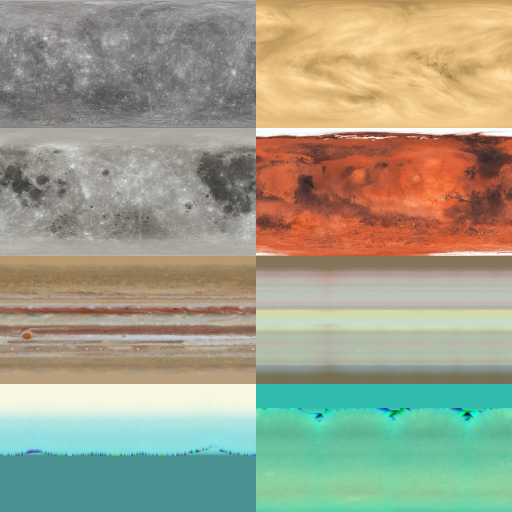
#> input picture src/TianWen.UI.Abstractions/Resources/planet-textures.png, 512 x 512 px
$ python check_views.py ../../src/TianWen.UI.Abstractions/Resources
#> lines starting #> are read from the running program, lines starting #| are printed output that depends on the picture
"""Measure every rendered gallery view for the ways a card has actually gone wrong.

    python check_views.py <img dir> [--json out.json]

Every failure this looks for cost a human noticing that a picture looked off, which is the slowest
feedback loop this pipeline has. None of them is visible in a thumbnail and all of them are obvious
in a statistic, so they are checked by measurement and never by eye -- the same rule the skill states
for judging a card at all.

It reports and does not fix. A flagged card is a question ("why is this one teal?"), and answering it
belongs upstream in a verb, never here: nothing in this file touches a pixel of the product.

THE CHECKS, each with the incident behind it:

* **flat**       A channel with almost no variance. The gallery once published solid cyan, blue,
                 green and red rectangles: `Float16Staged` masters are written in ADU and `image
                 render` divided by the wrong scale, so a whole frame clipped to one corner of the
                 colour cube (#50). A real astronomical frame has structure everywhere.
* **blown**      Saturated pixels over a whole-frame fraction. A stretch that clips the top end
                 destroys exactly the stars a viewer checks focus on, and the mean stays plausible.
* **cast**       One channel far from the other two. Two different causes, both real: no WCS means
                 no SPCC, so the render falls back to sky-background white balance and leaves the
                 signal on the raw OSC balance (Rho Ophiuchi came out uniformly green); and a
                 dual-narrowband master is rank-deficient, because G and B both carry OIII and SPCC
                 has no honest curve for it (#51). The check cannot tell these apart on ONE view --
                 it says WHICH channel and by how much. **The row's filter does NOT settle it**, and
                 believing it did is the mistake documented under `crushed` below.
* **crushed**    A channel black in the ENHANCED half that the RAW half still carries. The one check
                 here that is a hard failure rather than a matter of degree, and the last one added,
                 because for two passes a filter name talked this script out of looking: flagged
                 cards were annotated "narrowband, #51, not a render fault" on the strength of the
                 header alone while the raw half of every one of them was neutral. Rank-deficiency
                 is a property of the DATA and appears in BOTH halves of a card. Five of 139 cards
                 were losing red entirely to a Linked stretch over a narrowband SPCC triple.
* **edge**      A border band darker or brighter than the interior. The partial-coverage ramp that
                 the crop is supposed to remove: the edge walk REFUSES an edge whose band never
                 settles, and a refusal keeps the ramp, which a background model then fits.
* **sky**        The SKY's colour, apart from the frame's: the spread of its channel medians, the sky
                 being the darkest blocks by block median. `cast` reads the whole frame and so a nebula's
                 colour too; this reads only what should be neutral. The faults it was written for: a
                 3 nm eta Car rendered as a red sheet (the background scan measured the nebula), magenta
                 stars over a grey sky (SCNR on unbalanced colour), and a teal sky round dust shadows on
                 an uncalibrated master (no flats, no bias: a DATA limit, which this names and cannot fix).
                 On the enhanced view only, the one whose background was corrected.
* **vignette**   Dark corners left in the RAW view, which is the master as calibrated: a CANDIDATE that the
                 flat did not fit the optical train, or that there was none. Read against the edge
                 midpoints, never the centre where the target is. It reads the STRETCHED view, where a
                 small linear residual near the black point looks large, so a flag is confirmed on the
                 linear master before anything is said about the flat (see the threshold's note).
* **speck**      Pixels with one channel pinned high beside one near black, counted at FULL
                 resolution. An interior NaN in the master renders as a blue-and-yellow blob; 1,853
                 of them sat on the Trapezium of the Great Orion master and the USER found it, not
                 this file. Nothing else here could: it is 0.02 percent of the frame, so `blown`
                 (a whole-frame fraction) and `cast` (a whole-frame mean) are both blind to it,
                 `edge` only inspects the four borders, and the shared thumbnail the other checks
                 work from averages the speck into the bright core it sits on.

The thresholds are deliberately loose. This is a net for gross failures that should never ship, not
a judgement of whether a picture is good -- a card that trips nothing can still be dull, and a card
that trips `cast` can still be correct.
"""
import json
import os
import sys

import numpy as np
from PIL import Image

# A channel flatter than this, in 0-255 display units, is not a photograph of the sky.
FLAT_STD = 3.0
# Saturated pixels as a fraction of the frame. A real star field saturates a handful of cores.
BLOWN_FRACTION = 0.02
# How far one channel's mean may sit from the mean of the other two, relative to the overall mean.
CAST_RATIO = 0.45
# Border band width as a fraction of the short edge, and how far its median may sit from the
# interior's, in units of the interior's own standard deviation.
EDGE_BAND = 0.03
EDGE_SIGMA = 1.5
# Band noise over the noise of the strip just inside it. MEASURED over the 139-card store's 556 raw
# edges: median 1.00, p90 1.11, p99 1.25, max 1.44. The strip a human saw (V1045 Ori, left) reads
# 1.38; the floor sits at the p99, and everything it admits gets looked at.
EDGE_NOISE_RATIO = 1.25
# Interior-step (mosaic seam) detection. The window is a fraction of the axis; a step is flagged when
# it stands this many times above the typical step of the same size AND clears an absolute floor in
# display levels, so a quiet frame cannot make one out of its own noise.
#
# BOTH NUMBERS ARE MEASURED OVER THE 139-CARD STORE, not chosen. The one real mosaic in it (the
# ASI585 SMC, whose panels differ enough that the union canvas is a bright strip beside a dim one)
# sits at 130x and 87 levels. The next fourteen cards land between 7x and 16x at 7 to 17 levels, and
# every one of them is a BRIGHT CORE rather than a seam -- Orion, the Lagoon, eta Car -- where the
# column median climbs steeply over a few columns. So the gap is 130x against 16x and 87 levels
# against 17, and the thresholds sit in it with a factor of four to spare either way.
#
# Calibrated against ONE positive, which is weak, and that is worth knowing: if a second mosaic ever
# lands in a store, re-measure rather than assume these still separate.
BAND_WINDOW = 0.02
BAND_STEP_RATIO = 30.0
BAND_MIN_LEVELS = 30.0

# Impossible-colour ("speck") bounds: one channel pinned above SPECK_HIGH beside one below SPECK_LOW.
# See impossible_colour_pixels for why these separate, and for the 278-view measurement behind the 50.
SPECK_HIGH = 200
SPECK_LOW = 55
SPECK_MIN_PIXELS = 50

# Judged on a downscaled copy: MOST failures are whole-frame properties, and a 4000 px card costs a
# second a channel to no purpose. The speck check is the exception and reads full resolution.
WORK_EDGE = 900

# The SKY's colour, which `cast` cannot see: cast is a whole-frame mean, and a nebula-filled frame is
# coloured there by its nebula, correctly. The sky is the blocks whose median luma lies between the 5th
# and 25th percentile, chosen by BLOCK median and never by pixel: a pixel picked for being dark is dark
# partly by its own noise, and luma weights green most, so a per-pixel choice reads green low on any
# noisy frame (it put three narrowband cards at twice their real spread). The spread is max - min of the
# sky's channel medians over their mean.
#
# JUDGED ON THE ENHANCED VIEW ONLY, which is gradient-corrected: a raw view's sky carries the master's
# light-pollution gradient by design (the M42 ASI294MC raw half reads 1.23 and its enhanced half 0.05).
# MEASURED over the 194-card 2026-09-29-full store after the render fixes of #1517 and #1520: enhanced
# p50 0.080, p90 0.205, p99 0.322, and the highest of the population 0.33, a 24 mm Milky Way field whose
# darkest blocks are still starlight. The faults this exists for read far above: the red eta Car 1.37
# to 1.44, the uncalibrated Helix 0.81 to 1.04. 0.40 sits between with room either way.
SKY_BLOCK = 16
SKY_CHROMA = 0.40

# Residual VIGNETTING on the raw view, which is the master as calibrated: the sky in the four corners
# against the sky at the four edge midpoints, as a deficit of the latter. Corners against edges and never
# against the centre, where the target sits (a Lagoon with its own same-night flat read +0.6 against the
# centre). A flat that fits the optical train leaves almost nothing; one that does not leaves the vignette.
# MEASURED over the same store, in DISPLAY units: flats whose train the header cards prove, 147 masters,
# p50 +0.010, p90 +0.077, max +0.145; flats proven by the capture date alone, 29, max +0.965; no flat, 18,
# p50 +0.157. 0.20 sits above every card-proven flat.
#
# A FLAG IS A CANDIDATE, NOT A VERDICT. The stretch amplifies a residual near the black point, so the
# display number is not the flat's error. On the LINEAR masters (corners against edge midpoints, the
# empty ring out): the ASI294MC Orion M42 RGB that reads +0.965 here leaves +0.048, about three times a
# card-proven flat's +0.010 to +0.016 and half of the same night's flatless ASI294MM (+0.103); the
# ASI294MC Rosette that reads +0.28 here leaves +0.006, as good as any. Reading +0.965 as "the flat
# corrects nothing" was this check's first published mistake (#484).
VIGNETTE_DEFICIT = 0.20


# [28 lines left out: functions corner_deficit, sky_colour, not called in this run]


def measure(path):
    im = Image.open(path).convert("RGB")
#> im is the input picture: PIL image 512x512 RGB; mean R, G, B 158.7, 159.8, 137.5
    im.thumbnail((WORK_EDGE, WORK_EDGE), Image.LANCZOS)
    a = np.asarray(im).astype(np.float32)
    h, w, _ = a.shape
    ch = {n: a[..., i] for i, n in enumerate("RGB")}
#> ch = 3 items

    flags = []
    means = {n: float(c.mean()) for n, c in ch.items()}
#> means = {'R': 158.7, 'G': 159.8, 'B': 137.5}
    stds = {n: float(c.std()) for n, c in ch.items()}
#> stds = {'R': 50.59, 'G': 44.04, 'B': 43.81}

    for n, s in stds.items():
        if s < FLAT_STD:
            flags.append(f"flat:{n}(sd {s:.1f})")
#> this loop made 3 passes
#> (n, s) on passes 1 to 3: ('R', 50.59), ('G', 44.04), ('B', 43.81)
#> after the loop, flags = []

    blown = float((a >= 254).all(-1).mean())
#> blown = 0.000107
    if blown > BLOWN_FRACTION:
        flags.append(f"blown({100 * blown:.1f}%)")

    overall = max(1e-6, sum(means.values()) / 3)
#> overall = 152
    for n in "RGB":
        others = [means[o] for o in "RGB" if o != n]
        delta = (means[n] - sum(others) / 2) / overall
        if abs(delta) > CAST_RATIO:
            flags.append(f"cast:{n}{delta:+.2f}")
#> this loop made 3 passes
#> (others, delta) on passes 1 to 3: ([159.8, 137.5], 0.066), ([158.7, 137.5], 0.077), ([158.7, 159.8], -0.143)

    name = os.path.basename(path)
    if name.endswith("_enhanced.png"):
        sky_rgb, sky_spread = sky_colour(a)
        if sky_rgb is not None and sky_spread > SKY_CHROMA:
            flags.append(f"sky:{sky_spread:.2f}(R {sky_rgb[0]:.0f} G {sky_rgb[1]:.0f} B {sky_rgb[2]:.0f})")
    elif name.endswith("_raw.png"):
        deficit = corner_deficit(a)
        if deficit > VIGNETTE_DEFICIT:
            flags.append(f"vignette:{deficit:+.2f}")

    # The band is compared against the INTERIOR's own spread, not against a fixed level: these
    # frames differ by orders of magnitude in sky brightness and a fixed threshold would flag the
    # dark ones and miss the bright ones.
    b = max(2, int(round(min(h, w) * EDGE_BAND)))
    luma = a.mean(-1)
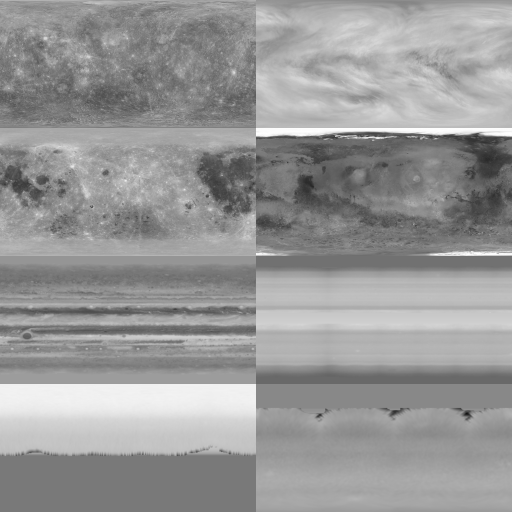
#> luma: shape (512, 512) float32; min 18, max 255, mean 152
    interior = luma[b * 2:h - b * 2, b * 2:w - b * 2]
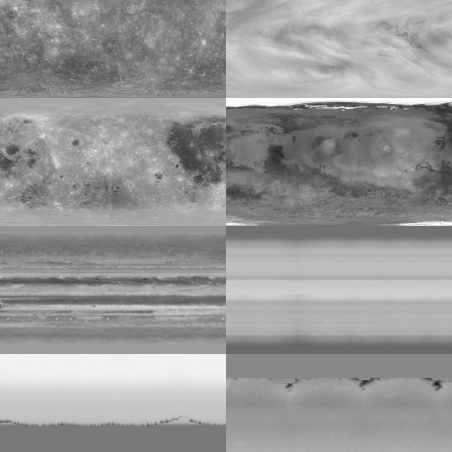
#> interior: shape (452, 452) float32; min 18, max 255, mean 152.3
    if interior.size:
        # MAD, not standard deviation. The stars are 2 percent of the pixels at eight times the sky
        # and they triple a plain sigma (33 against 18 on the probe), which buries exactly the band
        # this is looking for: a real 36-level dark edge measured 1.08 sigma and passed.
        centre = float(np.median(interior))
#> centre = 150.3
        spread = max(1e-6, 1.4826 * float(np.median(np.abs(interior - centre))))
#> spread = 40.03
#> (the rest of the program and of its run is left out)
